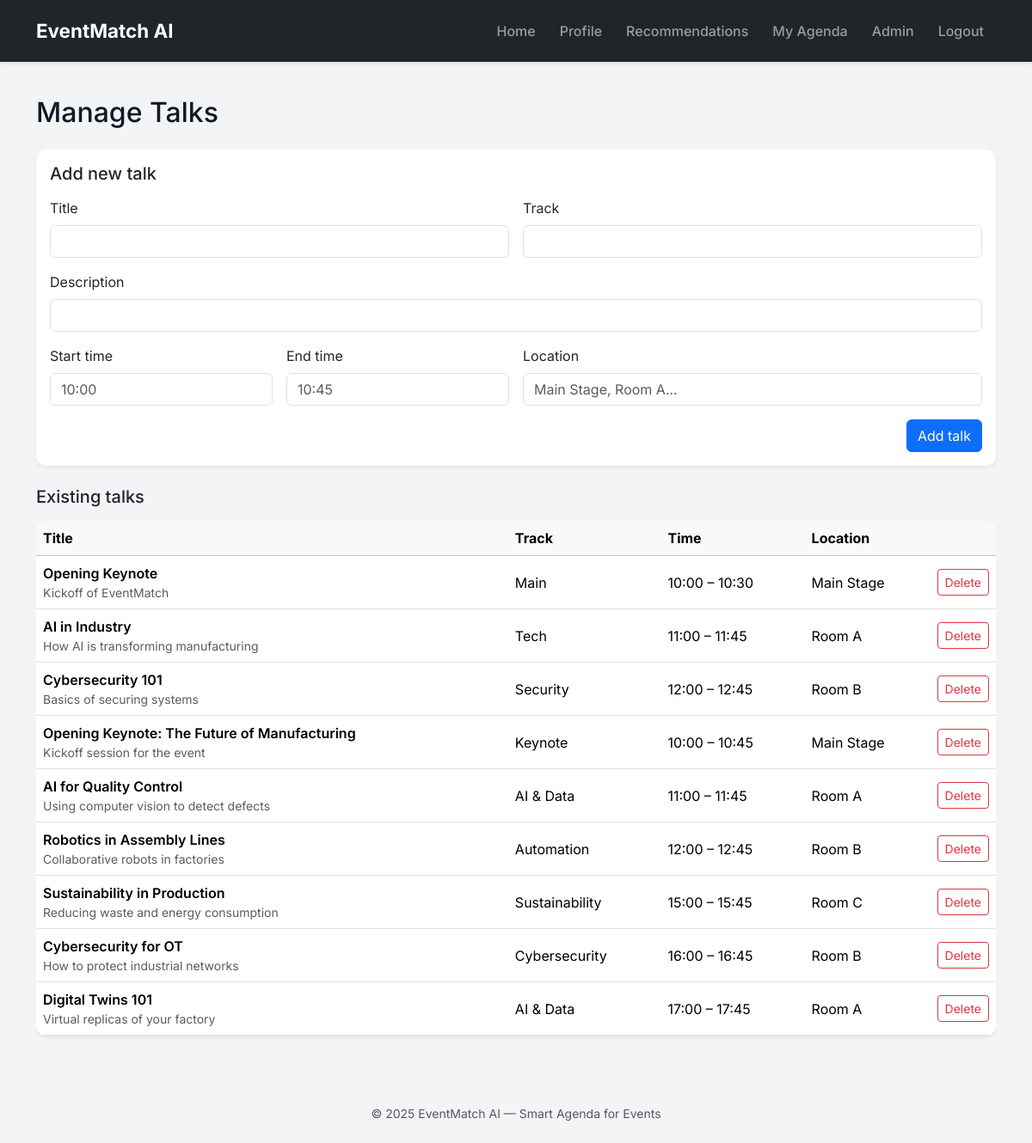
The page /admin/charlas (signed in) on the database its author committed.
### tables this page shows
CREATE TABLE talks (
    id INTEGER PRIMARY KEY AUTOINCREMENT,
    title TEXT NOT NULL,
    description TEXT,
    track TEXT,
    start_time TEXT,
    end_time TEXT,
    location TEXT
);

### app.py (the view, shortened to what this page needs)
@app.route("/admin/charlas", methods=["GET", "POST"])
@admin_required
def admin_charlas():
    talks = db.execute("SELECT * FROM talks")
    return render_template("admin_charlas.html", talks=talks)

### app.py (called while the page is built)
@app.after_request
def after_request(response):
    response.headers["Cache-Control"] = "no-cache, no-store, must-revalidate"
    response.headers["Pragma"] = "no-cache"
    response.headers["Expires"] = 0
    return response

def admin_required(f):
    @wraps(f)
    def decorated_function(*args, **kwargs):
        if session.get("user_id") is None:
            return redirect("/login")
        if session.get("is_admin") != 1:
            flash("You do not have permission to access the admin panel.")
            return redirect("/")
        return f(*args, **kwargs)
    return decorated_function

### templates/admin_charlas.html
{% extends "layout.html" %}
{% block content %}
<h2 class="mb-4">Manage Talks</h2>
<div class="card shadow-sm border-0 mb-4">
  <div class="card-body">
    <h3 class="h5 mb-3">Add new talk</h3>
    <form action="{{ url_for('admin_charlas') }}" method="post" class="row g-3">
      <div class="col-md-6">
        <label class="form-label">Title</label>
        <input type="text" name="title" class="form-control" required>
      </div>
      <div class="col-md-6">
        <label class="form-label">Track</label>
        <input type="text" name="track" class="form-control">
      </div>
      <div class="col-12">
        <label class="form-label">Description</label>
        <input type="text" name="description" class="form-control">
      </div>
      <div class="col-md-3">
        <label class="form-label">Start time</label>
        <input type="text" name="start_time" class="form-control" placeholder="10:00">
      </div>
      <div class="col-md-3">
        <label class="form-label">End time</label>
        <input type="text" name="end_time" class="form-control" placeholder="10:45">
      </div>
      <div class="col-md-6">
        <label class="form-label">Location</label>
        <input type="text" name="location" class="form-control" placeholder="Main Stage, Room A...">
      </div>
      <div class="col-12 text-end">
        <button type="submit" class="btn btn-primary">Add talk</button>
      </div>
    </form>
  </div>
</div>
<h3 class="h5 mb-3">Existing talks</h3>
{% if talks %}
  <div class="table-responsive">
    <table class="table table-hover align-middle bg-white shadow-sm">
      <thead class="table-light">
        <tr>
          <th>Title</th>
          <th>Track</th>
          <th>Time</th>
          <th>Location</th>
          <th style="width: 1%;"></th>
        </tr>
      </thead>
      <tbody>
        {% for t in talks %}
        <tr>
          <td>
            <div class="fw-semibold">{{ t.title }}</div>
            {% if t.description %}
              <div class="text-muted small">{{ t.description }}</div>
            {% endif %}
          </td>
          <td>{{ t.track }}</td>
          <td>{{ t.start_time }} – {{ t.end_time }}</td>
          <td>{{ t.location }}</td>
          <td class="text-end">
            <a href="{{ url_for('delete_charla', talk_id=t.id) }}"
               class="btn btn-sm btn-outline-danger"
               onclick="return confirm('Delete this talk?');">
              Delete
            </a>
          </td>
        </tr>
        {% endfor %}
      </tbody>
    </table>
  </div>
{% else %}
  <p>No talks available yet.</p>
{% endif %}
{% endblock %}

### templates/layout.html (shortened to what this page needs)
<!DOCTYPE html>
<html lang="en">
<head>
    <link
      href="https://cdn.jsdelivr.net/npm/bootstrap@5.3.3/dist/css/bootstrap.min.css"
      rel="stylesheet"
    >
    <link
      href="https://cdn.jsdelivr.net/npm/aos@2.3.4/dist/aos.css"
      rel="stylesheet"
    >
    <link rel="stylesheet" href="{{ url_for('static', filename='styles.css') }}">
</head>
<body>
    <nav class="navbar navbar-expand-lg navbar-dark bg-dark shadow-sm">
      <div class="container-xl">
        <a class="navbar-brand fw-bold" href="{{ url_for('index') }}">
            EventMatch AI
        </a>
        <div class="collapse navbar-collapse" id="mainNavbar">
          <ul class="navbar-nav ms-auto">
            <li class="nav-item">
                <a class="nav-link" href="{{ url_for('index') }}">Home</a>
            </li>
            {% if session.get("user_id") %}
              <li class="nav-item">
                <a class="nav-link" href="{{ url_for('profile') }}">Profile</a>
              </li>
              <li class="nav-item">
                <a class="nav-link" href="{{ url_for('recommendations') }}">Recommendations</a>
              </li>
              <li class="nav-item">
                <a class="nav-link" href="{{ url_for('agenda') }}">My Agenda</a>
              </li>
              {% if session.get("is_admin") == 1 %}
              <li class="nav-item">
                <a class="nav-link" href="{{ url_for('admin_dashboard') }}">Admin</a>
              </li>
              {% endif %}
              <li class="nav-item">
                <a class="nav-link" href="{{ url_for('logout') }}">Logout</a>
              </li>
            {% endif %}
          </ul>
        </div>
      </div>
    </nav>
    <main class="container-xl">
      {% block content %}{% endblock %}
    </main>
    <footer class="text-center py-4 text-muted small">
        <div>© 2025 EventMatch AI — Smart Agenda for Events</div>
    </footer>
</body>
</html>

### static/styles.css (style rules this page uses)
body { background-color: #f3f4f6; }
.card { border-radius: 0.75rem; }
table.table { border-radius: 0.75rem; overflow: hidden; }
h2, h3, h4 { color: #111827; }

### templates/layout.html (style rules this page uses)
body { font-family: 'Inter', sans-serif; background-color: #f6f7fb; }
.navbar { padding: 14px 0; }
.navbar-brand { font-weight: 700; font-size: 1.4rem; }
.nav-link { font-size: 1rem; font-weight: 500; padding-left: 14px !important; padding-right: 14px !important; }
main { padding-top: 40px; padding-bottom: 40px; min-height: 85vh; }

### rows shown on the page
talks: title "Opening Keynote", description "Kickoff of EventMatch", track "Main", start_time "10:00", end_time "10:30", location "Main Stage"
talks: title "AI in Industry", description "How AI is transforming manufacturing", track "Tech", start_time "11:00", end_time "11:45", location "Room A"
talks: title "Cybersecurity 101", description "Basics of securing systems", track "Security", start_time "12:00", end_time "12:45", location "Room B"
talks: title "Opening Keynote: The Future of Manufacturing", description "Kickoff session for the event", track "Keynote", start_time "10:00", end_time "10:45", location "Main Stage"
talks: title "AI for Quality Control", description "Using computer vision to detect defects", track "AI & Data", start_time "11:00", end_time "11:45", location "Room A"
talks: title "Robotics in Assembly Lines", description "Collaborative robots in factories", track "Automation", start_time "12:00", end_time "12:45", location "Room B"
talks: title "Sustainability in Production", description "Reducing waste and energy consumption", track "Sustainability", start_time "15:00", end_time "15:45", location "Room C"
talks: title "Cybersecurity for OT", description "How to protect industrial networks", track "Cybersecurity", start_time "16:00", end_time "16:45", location "Room B"
talks: title "Digital Twins 101", description "Virtual replicas of your factory", track "AI & Data", start_time "17:00", end_time "17:45", location "Room A"
